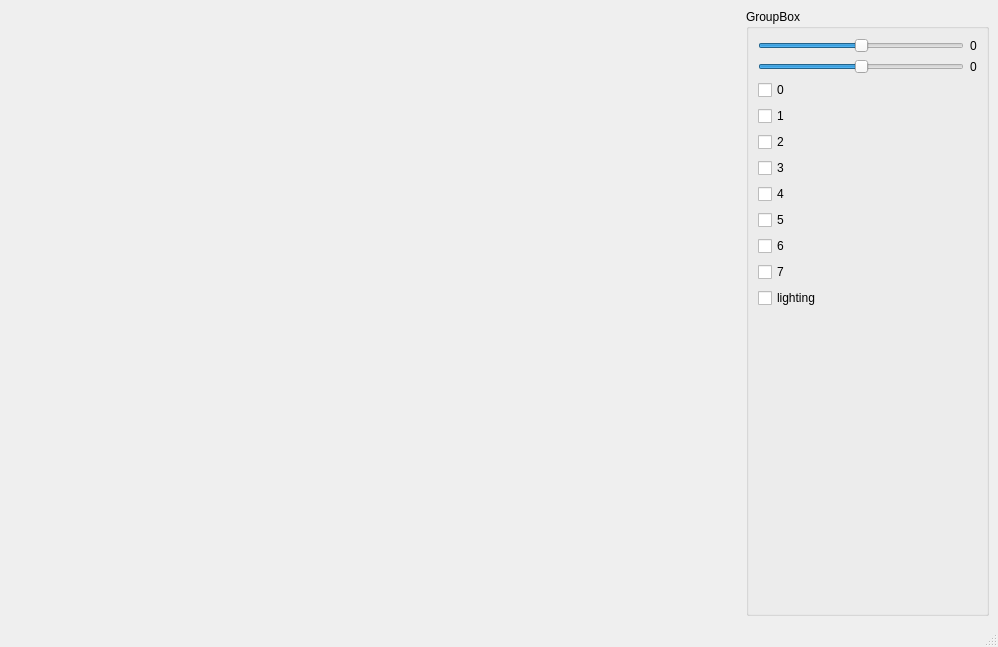
<?xml version="1.0" encoding="UTF-8"?>
<ui version="4.0">
 <class>MainWindow</class>
 <widget class="QMainWindow" name="MainWindow">
  <property name="geometry">
   <rect>
    <x>0</x>
    <y>0</y>
    <width>998</width>
    <height>647</height>
   </rect>
  </property>
  <property name="windowTitle">
   <string>MainWindow</string>
  </property>
  <widget class="QWidget" name="centralwidget">
   <layout class="QHBoxLayout" name="horizontalLayout" stretch="3,1">
    <item>
     <widget class="QWidget" name="widget" native="true"/>
    </item>
    <item>
     <widget class="QGroupBox" name="groupBox">
      <property name="title">
       <string>GroupBox</string>
      </property>
      <layout class="QGridLayout" name="gridLayout">
       <item row="2" column="0">
        <widget class="QCheckBox" name="checkBox">
         <property name="text">
          <string>0</string>
         </property>
        </widget>
       </item>
       <item row="9" column="0">
        <widget class="QCheckBox" name="checkBox_8">
         <property name="text">
          <string>7</string>
         </property>
         <property name="checked">
          <bool>false</bool>
         </property>
        </widget>
       </item>
       <item row="4" column="0">
        <widget class="QCheckBox" name="checkBox_3">
         <property name="text">
          <string>2</string>
         </property>
         <property name="checked">
          <bool>false</bool>
         </property>
        </widget>
       </item>
       <item row="6" column="0">
        <widget class="QCheckBox" name="checkBox_5">
         <property name="text">
          <string>4</string>
         </property>
         <property name="checked">
          <bool>false</bool>
         </property>
        </widget>
       </item>
       <item row="8" column="0">
        <widget class="QCheckBox" name="checkBox_7">
         <property name="text">
          <string>6</string>
         </property>
         <property name="checked">
          <bool>false</bool>
         </property>
        </widget>
       </item>
       <item row="3" column="0">
        <widget class="QCheckBox" name="checkBox_2">
         <property name="text">
          <string>1</string>
         </property>
         <property name="checked">
          <bool>false</bool>
         </property>
        </widget>
       </item>
       <item row="1" column="1">
        <widget class="QLabel" name="label_2">
         <property name="text">
          <string>0</string>
         </property>
        </widget>
       </item>
       <item row="1" column="0">
        <widget class="QSlider" name="horizontalSlider_2">
         <property name="minimum">
          <number>-100</number>
         </property>
         <property name="maximum">
          <number>100</number>
         </property>
         <property name="orientation">
          <enum>Qt::Horizontal</enum>
         </property>
        </widget>
       </item>
       <item row="0" column="0">
        <widget class="QSlider" name="horizontalSlider">
         <property name="minimum">
          <number>-100</number>
         </property>
         <property name="maximum">
          <number>100</number>
         </property>
         <property name="orientation">
          <enum>Qt::Horizontal</enum>
         </property>
        </widget>
       </item>
       <item row="7" column="0">
        <widget class="QCheckBox" name="checkBox_6">
         <property name="text">
          <string>5</string>
         </property>
         <property name="checked">
          <bool>false</bool>
         </property>
        </widget>
       </item>
       <item row="5" column="0">
        <widget class="QCheckBox" name="checkBox_4">
         <property name="text">
          <string>3</string>
         </property>
         <property name="checked">
          <bool>false</bool>
         </property>
        </widget>
       </item>
       <item row="0" column="1">
        <widget class="QLabel" name="label">
         <property name="text">
          <string>0</string>
         </property>
        </widget>
       </item>
       <item row="11" column="0">
        <spacer name="verticalSpacer">
         <property name="orientation">
          <enum>Qt::Vertical</enum>
         </property>
         <property name="sizeHint" stdset="0">
          <size>
           <width>20</width>
           <height>40</height>
          </size>
         </property>
        </spacer>
       </item>
       <item row="10" column="0">
        <widget class="QCheckBox" name="checkBox_9">
         <property name="text">
          <string>lighting</string>
         </property>
         <property name="checked">
          <bool>false</bool>
         </property>
        </widget>
       </item>
      </layout>
     </widget>
    </item>
   </layout>
  </widget>
  <widget class="QMenuBar" name="menubar">
   <property name="geometry">
    <rect>
     <x>0</x>
     <y>0</y>
     <width>998</width>
     <height>21</height>
    </rect>
   </property>
  </widget>
  <widget class="QStatusBar" name="statusbar"/>
 </widget>
 <resources/>
 <connections>
  <connection>
   <sender>horizontalSlider</sender>
   <signal>valueChanged(int)</signal>
   <receiver>label</receiver>
   <slot>setNum(int)</slot>
   <hints>
    <hint type="sourcelabel">
     <x>706</x>
     <y>79</y>
    </hint>
    <hint type="destinationlabel">
     <x>650</x>
     <y>116</y>
    </hint>
   </hints>
  </connection>
  <connection>
   <sender>horizontalSlider_2</sender>
   <signal>valueChanged(int)</signal>
   <receiver>label_2</receiver>
   <slot>setNum(int)</slot>
   <hints>
    <hint type="sourcelabel">
     <x>865</x>
     <y>89</y>
    </hint>
    <hint type="destinationlabel">
     <x>975</x>
     <y>87</y>
    </hint>
   </hints>
  </connection>
 </connections>
</ui>
